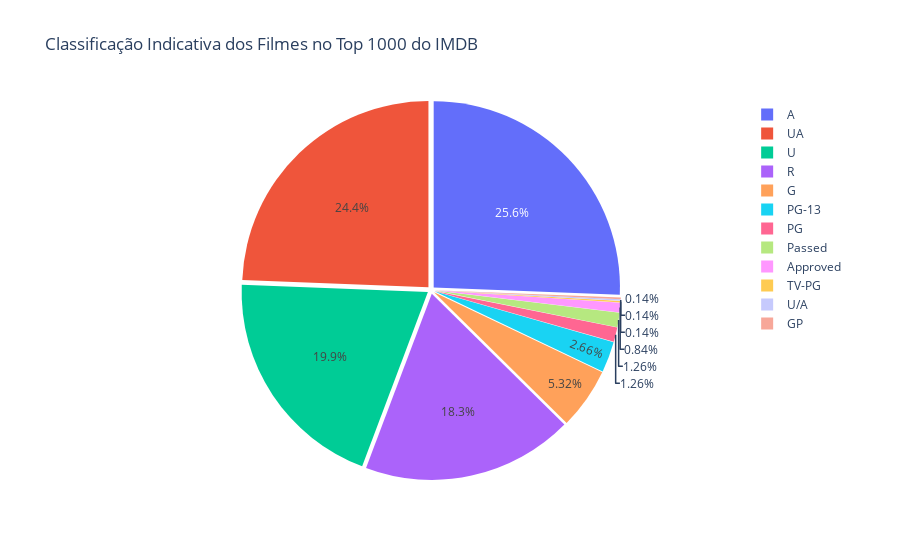

Notebook code cell kept with this figure:
### Markdown cell above
**Classificação Indicativa dos Filmes**: Para verificar a proporção de cada classificação indicativa no Top 1000 filmes do IMDB, utilizaremos um **Gráfico de Pizza**, pois se trata de uma variável categórica nominal.

Como é possível observar, há 4 categorias superiores às outras: 
* **A** - *Adults*: Apenas adultos (+18)
* **UA**: Livre, porém crianças de 12 anos devem estar acompanhadas
* **U** - *Unrestricted*: Classificação Livre
* **R** - *Restricted*: Adolescentes (+16) acompanhados

### Code cell
fig = px.pie(values=df["Certificate"].value_counts(), 
             names=df["Certificate"].unique(), 
             title='Classificação Indicativa dos Filmes no Top 1000 do IMDB').update_traces(pull=0.02)
fig.show()

### Figure 1 — Plotly figure (JSON) as saved in the notebook; plotly's stock layout.template omitted (floating-point values rounded to 4 significant figures)
{"data": [{"domain": {"x": [0, 1], "y": [0, 1]}, "hovertemplate": "label=%{label}<br>value=%{value}<extra></extra>", "labels": ["A", "UA", "U", "R", "G", "PG-13", "PG", "Passed", "Approved", "TV-PG", "U/A", "GP"], "legendgroup": "", "name": "", "pull": 0.02, "showlegend": true, "type": "pie", "values": [183, 174, 142, 131, 38, 19, 9, 9, 6, 1, 1, 1]}], "layout": {"legend": {"tracegroupgap": 0}, "title": {"text": "Classificação Indicativa dos Filmes no Top 1000 do IMDB"}}}
